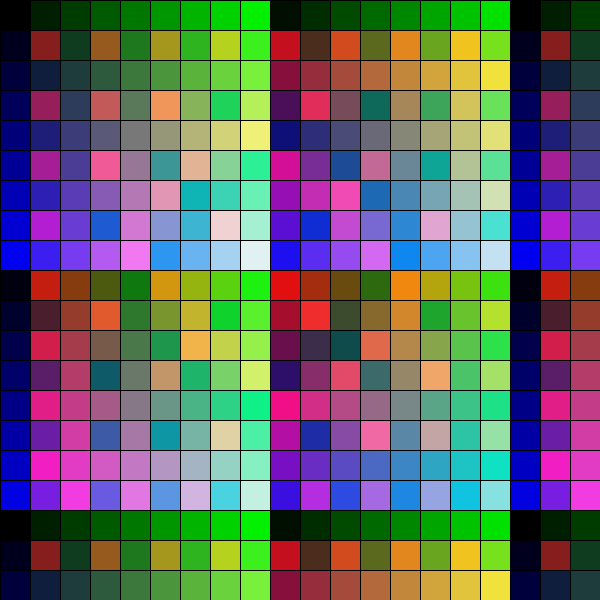
Frame 1 (no input)
Frame 60 (the mouse pressed at the canvas centre just before this capture): identical to frame 1, image omitted
Frame 120 (the mouse held since frame 60 and released just before this capture): identical to frame 1, image omitted

The Processing sketch that drew this single still picture (run headless with seeded random() and noise(); from frame 60 on, the mouse is pressed at the canvas centre):

// Processing sketch: processing_187103
// ── processing_187103.pde

//For Loop
//Rafael Gaia

void setup(){
  size(600,600);
  background(255);
  frameRate(60);
}


void draw(){

  
  for(int i=0; i<600; i = i+30){
        for(int j=0; j<600; j = j+30){
          fill(i*j%255, i%255, j%255);
          rect(i,j, 30,30);
        }
  }
}
